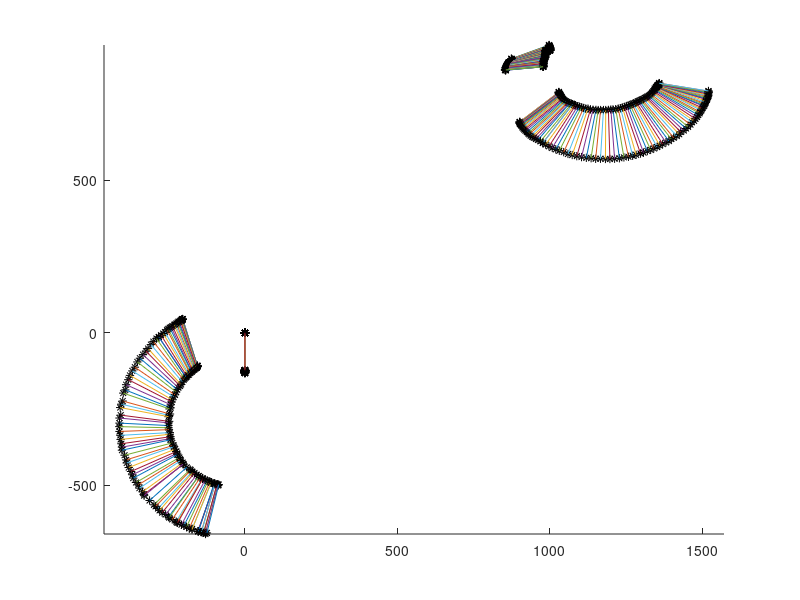

Here is the MATLAB script that generated this plot:
clc;clear;close all;

%%%%%%%%%%%%%%%%%%%%%%%%%%%%%%%%%%%%%%%%%%%%%%%%%%%%%
%                   Hojjat Sabzali                  %
%%%%%%%%%%%%%%%%%%%%%%%%%%%%%%%%%%%%%%%%%%%%%%%%%%%%%
% This code used for fixing raw data. line AB/EF on the thigh in the world
% coordinate system is fixed, and the position of the CD/GH is corrected

load('OPCHrawdataE99.mat');
OPCHrawdata = OPCHrawdata(1:100,:);
rawdata = OPCHrawdata;
data = zeros(100,5);
len = zeros(100,1);
Length_34 = zeros(100,1);
data(:,1) = rawdata(:,1);
f = figure ;
%f.WindowState = 'maximized';

for i = 1:100
    %clf  %clear figure to see created data as a frame
    axis equal
    hold on

    plot(rawdata(i,3),rawdata(i,4),'k*') % plot the input data
    plot(rawdata(i,5),rawdata(i,6),'k*')
    plot([rawdata(i,3),rawdata(i,5)],[rawdata(i,4),rawdata(i,6)]) %Line12
    plot(rawdata(i,7),rawdata(i,8),'k*')
    plot(rawdata(i,9),rawdata(i,10),'k*')
    plot([rawdata(i,7),rawdata(i,9)],[rawdata(i,8),rawdata(i,10)]) %Line34

    %     plot([wdata(i,3),wdata(i,7)],[wdata(i,4),wdata(i,8)])% plot Test for slope of line 1-3 & 1-4
    %     plot([wdata(i,3),wdata(i,9)],[wdata(i,4),wdata(i,10)])

    X_i1 = ( rawdata(i,3) - rawdata(i,3) );
    Y_i1 = ( rawdata(i,4) - rawdata(i,4) );
    plot(X_i1,Y_i1,'k*') % 1st Point Location

    X_i2 = ( rawdata(i,3) - rawdata(i,3) );
    r_1 = sqrt( ((rawdata(i,3)-rawdata(i,5))^2) + ((rawdata(i,4)-rawdata(i,6))^2));
    Y_i2 = ( -r_1 );
    plot(X_i2,Y_i2,'k*') % 2nd Point Location

    plot([X_i1,X_i2],[Y_i1,Y_i2]) %PLot Line 12

    r_2 = sqrt( ((rawdata(i,3)-rawdata(i,7))^2) + ((rawdata(i,4)-rawdata(i,8))^2));

    theta_1 = asind( abs(rawdata(i,6)-rawdata(i,4)) / r_1 ); % or acosd

    if (i <= 102)
        theta_2 = asind( abs(rawdata(i,8)-rawdata(i,4)) / r_2 );% or acosd
    else
        theta_2 = acosd( abs(rawdata(i,8)-rawdata(i,4)) / r_2 );
    end

    %     if_1 = (rawdata(i,7)-rawdata(i,3)); %X13
    %     if_2 = (rawdata(i,5)-rawdata(i,3)); %X12
    %     if ( i <= 102)
    %         if (if_1 <= 0)
    %             if (if_2 <= 0)
    %                 dtheta_1 = theta_2-theta_1;
    %             else
    %                 dtheta_1 = theta_2+theta_1;
    %             end
    %         else
    %             dtheta_1 = theta_2-theta_1;
    %         end
    %     else
    %         dtheta_1 = theta_2+theta_1;
    %     end

    dtheta_1 = theta_2+theta_1;

    X_i3 = -r_2 * sind(abs(dtheta_1));
    Y_i3 = -r_2 * cosd(abs(dtheta_1));

    %     if ( i <= 102 )
    %         X_i3 = -r_2 * sind(abs(dtheta_1));
    %         Y_i3 = -r_2 * cosd(abs(dtheta_1));
    %     else
    %         X_i3 = -r_2 * cosd(abs(dtheta_1));
    %         Y_i3 = r_2 * sind(abs(dtheta_1));
    %     end

    plot(X_i3,Y_i3,'k*') % 3rd Point Location

    r_3 = sqrt( ((rawdata(i,3)-rawdata(i,9))^2) + ((rawdata(i,4)-rawdata(i,10))^2));

    theta_3 = acosd( abs(rawdata(i,10)-rawdata(i,4)) / r_3 ); % or asind

%         if_3 = (rawdata(i,9)-rawdata(i,3));
%         if (if_3 <= 0)
%             if (if_2 <= 0)
%                 dtheta_2 = theta_3-theta_1;
%             else
%                 dtheta_2 = theta_3+theta_1;
%             end
%         else
dtheta_2 = theta_3-theta_1;


    %     if_5 = (rawdata(i,6)-rawdata(i,4))/(rawdata(i,5)-rawdata(i,3)); % slope of line between 1-2 points
    %     if_6 = (rawdata(i,10)-rawdata(i,4))/(rawdata(i,9)-rawdata(i,3)); % slope of line between 1-4 points
    %     if (if_5 <0 ) && (if_6 <0)
    %         if (if_5 < if_6)
    %             X_i4 = r_3 * sind(abs(dtheta_2));
    %         else
    %             X_i4 = -r_3 * sind(abs(dtheta_2));
    %         end
    %     else
    %         X_i4 = -r_3 * sind(abs(dtheta_2));
    %     end

    if_14 = theta_3-theta_1;
    if (if_14 <= 0)
        X_i4 = -r_3 * cosd(abs(dtheta_2));
        Y_i4 = r_3 * sind(abs(dtheta_2));
    else
        X_i4 = -r_3 * cosd(abs(dtheta_2));
        Y_i4 = -r_3 * sind(abs(dtheta_2));
    end



    plot(X_i4,Y_i4,'k*') % 4th Point Location

    plot([X_i3,X_i4],[Y_i3,Y_i4]) % PLot Line 34

    r_23 = sqrt( ((rawdata(i,5)-rawdata(i,7))^2) + ((rawdata(i,6)-rawdata(i,8))^2));
    rr_23 = sqrt( ((X_i3-X_i2)^2) + ((Y_i3-Y_i2)^2));
    Error_1 = abs(r_23-rr_23);

    %     plot([X_i1,X_i4],[Y_i1,Y_i4]) % plot Test for slope of line 1-4 & 1-3
    %     plot([X_i1,X_i3],[Y_i1,Y_i3])

    if (Error_1 >= 0.000001 )  % test point 3 with Comparision Length between 2-3 points
        fprintf('in i = %d You have Error between 2-3 points With the amount of %10.4f mm \n',i,Error_1);
    else
    end

    r_34 = sqrt( ((rawdata(i,7)-rawdata(i,9))^2) + ((rawdata(i,8)-rawdata(i,10))^2) );
    rr_34 = sqrt( ((X_i3-X_i4)^2) + ((Y_i3-Y_i4)^2) );
    Error_2 = abs(r_34-rr_34);

    Length_34(i) = r_34;

    if (Error_2 >= 0.000001 ) % test point 4 with Comparision Length between 3-4 points
        fprintf('in i = %d You have Error between 3-4 points With the amount of %7.4f mm \n',i,Error_2);
    else
    end

    len(i)=r_34;

    slop_d12 = atand(rawdata(i,6)-rawdata(i,4))/(rawdata(i,5)-rawdata(i,3)); % slope of line between 1-2 points
    slop_d23 = atand(rawdata(i,8)-rawdata(i,4))/(rawdata(i,7)-rawdata(i,3)); % slope of line between 3-4 points

    % slop_12 = (Y_i2-Y_i1)/(X_i2-X_i1); % slope of line between 1-2 points after transfer
    slop_23 = atand(Y_i4-Y_i3)/(X_i4-X_i3); % slope of line between 3-4 points after transfer

    Error_3 = abs(slop_d23-slop_d12);

    disp(i)
    pause(0.1)

    data(i,2) = X_i3; % storage created data
    data(i,3) = Y_i3;
    data(i,4) = X_i4;
    data(i,5) = Y_i4;

    KTheta = atan2d(data(i,3)-data(i,5),data(i,2)-data(i,4)); %Storage Knee Theta
    if KTheta < 0
        KThetaF(i) =90 + abs(KTheta);
    else
        KThetaF(i) =90 - abs(KTheta);
    end

end

KThetaF = KThetaF - (13.755096162198583)+7;
Mean_34 = mean(Length_34); % calculate avrage length of line between 3-4 points
X = data(:,2); % X & Y data for cftool
Y = data(:,3);

XX = data(:,4); % X & Y data for cftool
YY = data(:,5);
% clear dataf
% k=1;
% for j = 1:102
%     ch1 = atan2d(data(j+1,3)-data(j,3),data(j+1,2)-data(j,2));
%     ch2 = atan2d(data(j+1,5)-data(j,5),data(j+1,4)-data(j,4));
%     if (ch1 <= 0) && (ch2 <= 0)
% 
%         dataf(k,:) = data (j,:);
%        
%         plot([dataf(k,2),dataf(k,4)],[dataf(k,3),dataf(k,5)])
%         axis equal
%         hold on
%         k = k+1;
%         pause(2)
%     else
%         E4 = sqrt( ( data(j,3)-data(j+1,3) )^2 + ( data(j,2)-data(j+1,2) )^2 );
%         fprintf('in j = %d you have Error in point #3 with the amount of %7.4f \n',j,E4);
% 
%         E5 = sqrt( ( data(j,5)-data(j+1,5) )^2 + ( data(j,4)-data(j+1,4) )^2 );
%         fprintf('in j = %d you have Error in point #3 with the amount of %7.4f \n',j,E5);
%     end
% end
% 
